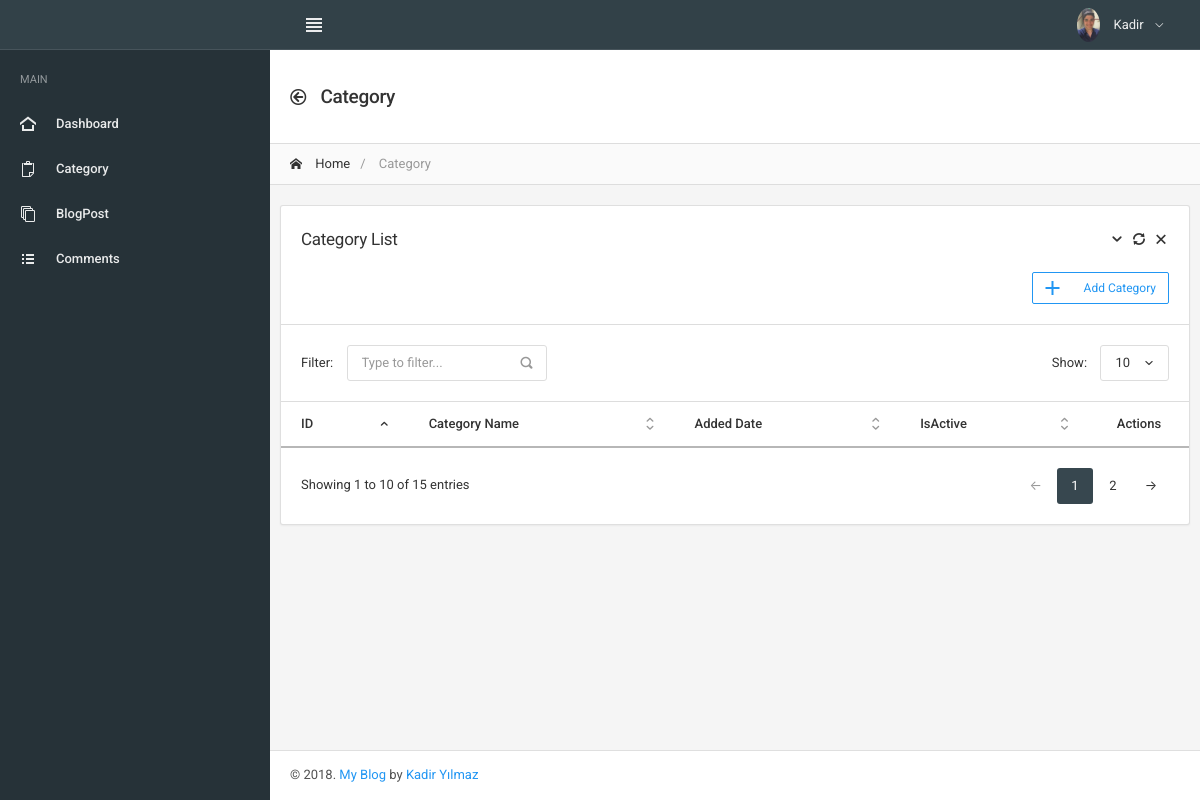
/category/index/, run on an earlier commit of the app's database.
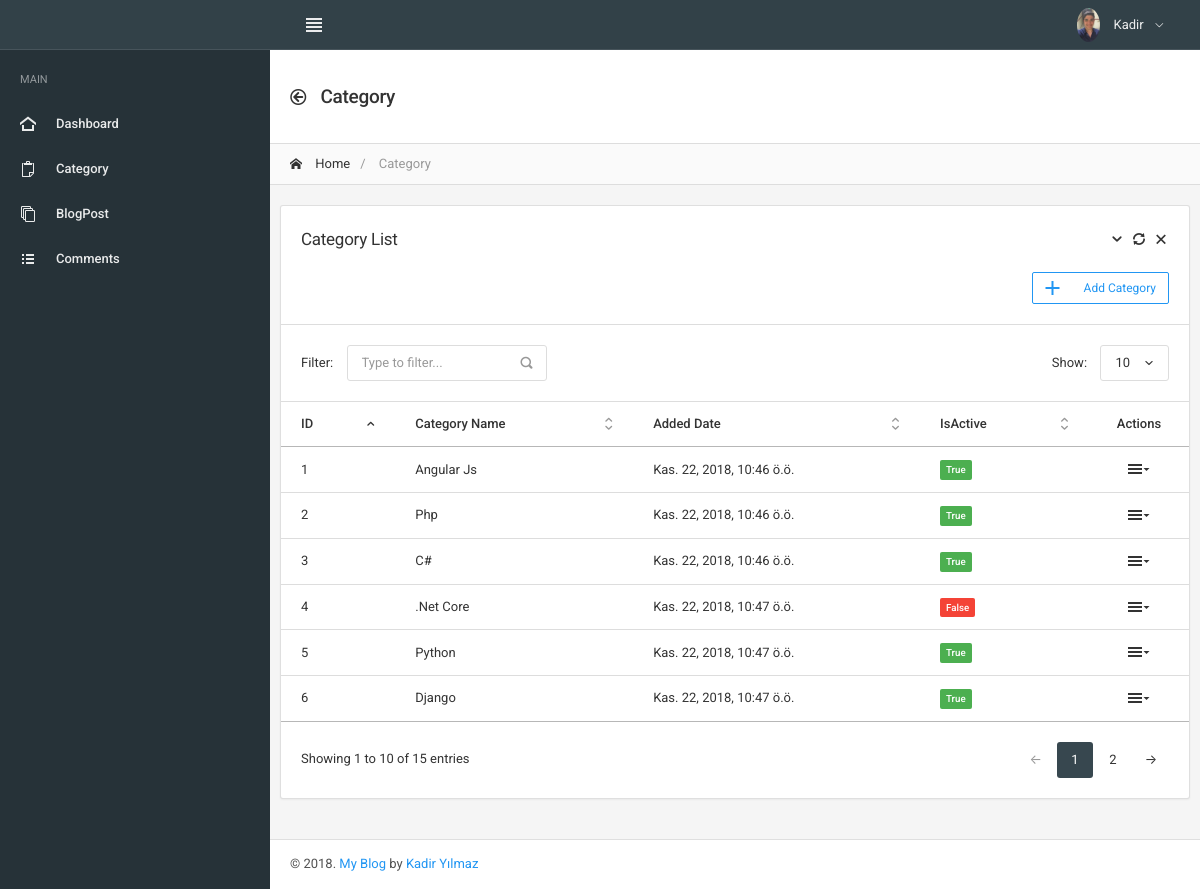
And on a later commit of the database.
### blog_post/models.py (models this page shows, shortened)
class Category(models.Model):
	category_name = models.CharField(max_length=100)
	added_date = models.DateTimeField(auto_now_add=True)
	is_active = models.BooleanField(default=1, blank=False)

### blog_post/views.py (the view)
# urls.py: url(r'^category/index/$', blog_views.category_index, name="admin_category_index")
def category_index(request):
	args['category_list'] = Category.objects.all()
	return render(request, 'admin_category_index.html', args)

### templates/admin_category_index.html
{% extends "admin_main.html" %}
{% load staticfiles %}
{% block main_navbar %}
 {% include "main/main_navbar.html" %}
{% endblock %}
{% block main_sidebar %}
    {% include "main/main_sidebar.html" %}
{% endblock %}
{% block main_header %}
    {% include "main/main_header.html" %}
{% endblock %}
    {% block main_content %}
        {% include "sections/category/category_index.html" %}
    {% endblock %}
{% block main_footer %}
    {% include "main/main_footer.html" %}
{% endblock %}

### templates/admin_main.html (shortened to what this page needs)
{% load staticfiles %}
<!DOCTYPE html>
<html lang="en">
<head>
    <link href="{% static "css/styles.css" %}" rel="stylesheet" type="text/css">
    <link href="{% static "css/bootstrap.min.css" %}" rel="stylesheet" type="text/css">
    <link href="{% static "css/bootstrap_limitless.min.css" %}" rel="stylesheet" type="text/css">
    <link href="{% static "css/layout.min.css" %}" rel="stylesheet" type="text/css">
    <link href="{% static "css/components.min.css" %}" rel="stylesheet" type="text/css">
    <link href="{% static "css/colors.min.css" %}" rel="stylesheet" type="text/css">
</head>
<body>
{% block main_navbar %} {% endblock %}
<div class="page-content">
    {% block main_sidebar %} {% endblock %}
    <div class="content-wrapper">
        {% block main_header %} {% endblock %}
        <div class="content">
            <div class="row">
                {% block main_content %} {% endblock %}
            </div>
        </div>
        {% block main_footer %} {% endblock %}
    </div>
</div>
</body>
</html>

### templates/main/main_navbar.html (shortened to what this page needs)
{% load staticfiles %}
{% block main_navbar %}
    <div class="navbar navbar-expand-md navbar-dark">
		<div class="navbar-brand">
		</div>
		<div class="collapse navbar-collapse" id="navbar-mobile">
			<ul class="navbar-nav">
				<li class="nav-item">
					<a href="#" class="navbar-nav-link sidebar-control sidebar-main-toggle d-none d-md-block">
						<i class="icon-paragraph-justify3"></i>
					</a>
				</li>
			</ul>
			<ul class="navbar-nav">
				<li class="nav-item dropdown dropdown-user">
					<a href="#" class="navbar-nav-link dropdown-toggle" data-toggle="dropdown">
						<img src="{% static "img/Adsız.png" %}" class="rounded-circle" alt="">
						<span>Kadir</span>
					</a>
				</li>
			</ul>
		</div>
	</div>
{% endblock %}

### templates/main/main_sidebar.html (shortened to what this page needs)
{% load staticfiles %}
{% block main_sidebar %}
   <div class="sidebar sidebar-dark sidebar-main sidebar-expand-md">
			<div class="sidebar-content">
				<div class="card card-sidebar-mobile">
					<ul class="nav nav-sidebar" data-nav-type="accordion">
						<li class="nav-item-header"><div class="text-uppercase font-size-xs line-height-xs">Main</div> </li>
						<li class="nav-item">
							<a href="{% url 'admin_home' %}" class="nav-link">
								<i class="icon-home4"></i>
								<span>
									Dashboard
								</span>
							</a>
						</li>
						<li class="nav-item">
							<a href="{% url 'admin_category_index' %}" class="nav-link"><i class="icon-copy"></i> <span>Category</span></a>
						</li>
						<li class="nav-item ">
							<a href="#" class="nav-link"><i class="icon-stack"></i> <span>BlogPost</span></a>
						</li>
						<li class="nav-item">
							<a href="#" class="nav-link">
								<i class="icon-list-unordered"></i>
								<span>Comments</span>
							</a>
						</li>
					</ul>
				</div>
			</div>
		</div>
{% endblock %}

### templates/main/main_header.html (shortened to what this page needs)
	{% load staticfiles %}
    {% block main_header  %}
    <div class="page-header page-header-light">
				<div class="page-header-content header-elements-md-inline">
					<div class="page-title d-flex">
						<h4><i class="icon-arrow-left52 mr-2"></i> <span class="font-weight-semibold">
                            {% if request.get_full_path == '/'%} Home
                            {% elif request.get_full_path == '/category/index/'%}Category
                            {% elif request.get_full_path == '/admin/blog-post/index/'%}BlogPost
                            {% elif request.get_full_path == '/admin/comment/index/'%} Comment
                            {% elif request.get_full_path == '/admin/category/create/'%} Add Category
                            {% endif %}
                        </span></h4>
					</div>
				</div>
				<div class="breadcrumb-line breadcrumb-line-light header-elements-md-inline">
					<div class="d-flex">
						<div class="breadcrumb">
							<a href="{% url 'admin_home' %}" class="breadcrumb-item"><i class="icon-home2 mr-2"></i> Home</a>
							<span class="breadcrumb-item active">
								{% if request.get_full_path == '/' %} Home
								{% elif request.get_full_path == '/category/index/'%} Category
								{% endif %}
							</span>
						</div>
					</div>
				</div>
			</div>
    {% endblock %}

### templates/sections/category/category_index.html (shortened to what this page needs)
{% load staticfiles %}
{% block main_content %}
	<div id="main" style="width: 100%;">
		<div class="card">
					<div class="card-header header-elements-inline">
						<h5 class="card-title">Category List</h5>
						<div class="header-elements">
							<div class="list-icons">
		                		<a class="list-icons-item" data-action="collapse"></a>
		                		<a class="list-icons-item" data-action="reload"></a>
		                		<a class="list-icons-item" data-action="remove"></a>
		                	</div>
	                	</div>
					</div>
					<div class="card-body">
						<p>
							<button type="button" class="btn btn-outline-primary btn-sm" style="float: right;">
								<i class="icon-plus3 mr-3 icon-1x"></i>
								Add Category
							</button>
						</p>
					</div>
					<div id="DataTables_Table_0_wrapper" class="dataTables_wrapper no-footer"><div class="datatable-header"><div id="DataTables_Table_0_filter" class="dataTables_filter"><label><span>Filter:</span> <input type="search" class="" placeholder="Type to filter..." aria-controls="DataTables_Table_0"></label></div><div class="dataTables_length" id="DataTables_Table_0_length"><label><span>Show:</span> <select name="DataTables_Table_0_length" aria-controls="DataTables_Table_0" class="select2-hidden-accessible" tabindex="-1" aria-hidden="true"><option value="10">10</option><option value="25">25</option><option value="50">50</option><option value="100">100</option></select><span class="select2 select2-container select2-container--default" dir="ltr" style="width: auto;"><span class="selection"><span class="select2-selection select2-selection--single" role="combobox" aria-haspopup="true" aria-expanded="false" tabindex="0" aria-labelledby="select2-DataTables_Table_0_length-7n-container"><span class="select2-selection__rendered" id="select2-DataTables_Table_0_length-7n-container" title="10">10</span><span class="select2-selection__arrow" role="presentation"><b role="presentation"></b></span></span></span></span></label></div></div><div class="datatable-scroll"><table class="table datatable-basic dataTable no-footer" id="DataTables_Table_0" role="grid" aria-describedby="DataTables_Table_0_info">
						<thead>
							<tr role="row">
                                <th class="sorting_asc" tabindex="0" aria-controls="DataTables_Table_0" rowspan="1" colspan="1" aria-sort="ascending" aria-label="First Name: activate to sort column descending">ID
                                </th>
                                <th class="sorting" tabindex="0" aria-controls="DataTables_Table_0" rowspan="1" colspan="1" aria-label="Last Name: activate to sort column ascending">Category Name</th>
                                <th class="sorting" tabindex="0" aria-controls="DataTables_Table_0" rowspan="1" colspan="1" aria-label="Job Title: activate to sort column ascending">Added Date</th>
                                <th class="sorting" tabindex="0" aria-controls="DataTables_Table_0" rowspan="1" colspan="1" aria-label="Status: activate to sort column ascending">IsActive</th>
                                <th class="text-center sorting_disabled" rowspan="1" colspan="1" aria-label="Actions" style="width: 100px;">Actions</th></tr>
						</thead>
						<tbody>
						{% for category in category_list %}
						<tr role="row" class="odd">
								<td class="sorting_1">{{ category.id }}</td>
								<td>{{ category.category_name }}</td>
								<td>{{ category.added_date }}</td>
								<td>
									{% if category.is_active == 0 %}
									<span class="badge badge-danger">{{ category.is_active }}</span>
									{% else %}
										<span class="badge badge-success">{{ category.is_active }}</span>
									{% endif %}
								</td>
								<td class="text-center">
									<div class="list-icons">
										<div class="dropdown">
											<a href="#" class="list-icons-item" data-toggle="dropdown">
												<i class="icon-menu9"></i>
											</a>
										</div>
									</div>
								</td>
							</tr>
						{% endfor %}
						</tbody>
					</table>
					</div>
						<div class="datatable-footer"><div class="dataTables_info" id="DataTables_Table_0_info" role="status" aria-live="polite">Showing 1 to 10 of 15 entries</div>
							<div class="dataTables_paginate paging_simple_numbers" id="DataTables_Table_0_paginate"><a class="paginate_button previous disabled" aria-controls="DataTables_Table_0" data-dt-idx="0" tabindex="0" id="DataTables_Table_0_previous">←</a><span>
								<a class="paginate_button current" aria-controls="DataTables_Table_0" data-dt-idx="1" tabindex="0">1</a><a class="paginate_button " aria-controls="DataTables_Table_0" data-dt-idx="2" tabindex="0">2</a></span><a class="paginate_button next" aria-controls="DataTables_Table_0" data-dt-idx="3" tabindex="0" id="DataTables_Table_0_next">→</a>
							</div>
						</div>
					</div>
				</div>
	</div>
{% endblock %}

### templates/main/main_footer.html (shortened to what this page needs)
{% load staticfiles %}
{% block main_footer %}
    <div class="navbar navbar-expand-lg navbar-light">
				<div class="navbar-collapse collapse" id="navbar-footer">
					<span class="navbar-text">
						&copy; 2018. <a href="#">My Blog</a> by <a href="http://themeforest.net/user/Kopyov" target="_blank">Kadir Yılmaz</a>
					</span>
				</div>
			</div>
{% endblock %}

### static/css/styles.css (style rules this page uses)
[class^="icon-"], [class*=" icon-"] { font-family: 'icomoon' !important; speak: none; font-style: normal; font-weight: normal; font-variant: normal; text-transform: none; line-height: 1; min-width: 1em; display: inline-block; text-align: center; font-size: 16px; vertical-align: middle; position: relative; top: -1px; -webkit-font-smoothing: antialiased; -moz-osx-font-smoothing: grayscale; }
.icon-home2:before { content:"\e901"; }
.icon-copy:before { content:"\ea24"; }
.icon-stack:before { content:"\ea3a"; }
.icon-menu9:before { content:"\ec70"; }
.icon-plus3:before { content:"\ed5a"; }
.icon-paragraph-justify3:before { content:"\eec1"; }
.icon-home4:before { content:"\e603"; }
.icon-arrow-left52:before { content:"\e8b5"; }
.icon-list-unordered:before { content:"\e9f3"; }

What changed in the data, as far as the page shows it:
added Category: id "1", category_name "Angular Js", added_date "Kas. 22, 2018, 10:46 ö.ö.", is_active "True"
added Category: id "2", category_name "Php", added_date "Kas. 22, 2018, 10:46 ö.ö.", is_active "True"
added Category: id "3", category_name "C#", added_date "Kas. 22, 2018, 10:46 ö.ö.", is_active "True"
added Category: id "4", category_name ".Net Core", added_date "Kas. 22, 2018, 10:47 ö.ö.", is_active "False"
added Category: id "5", category_name "Python", added_date "Kas. 22, 2018, 10:47 ö.ö.", is_active "True"
added Category: id "6", category_name "Django", added_date "Kas. 22, 2018, 10:47 ö.ö.", is_active "True"
